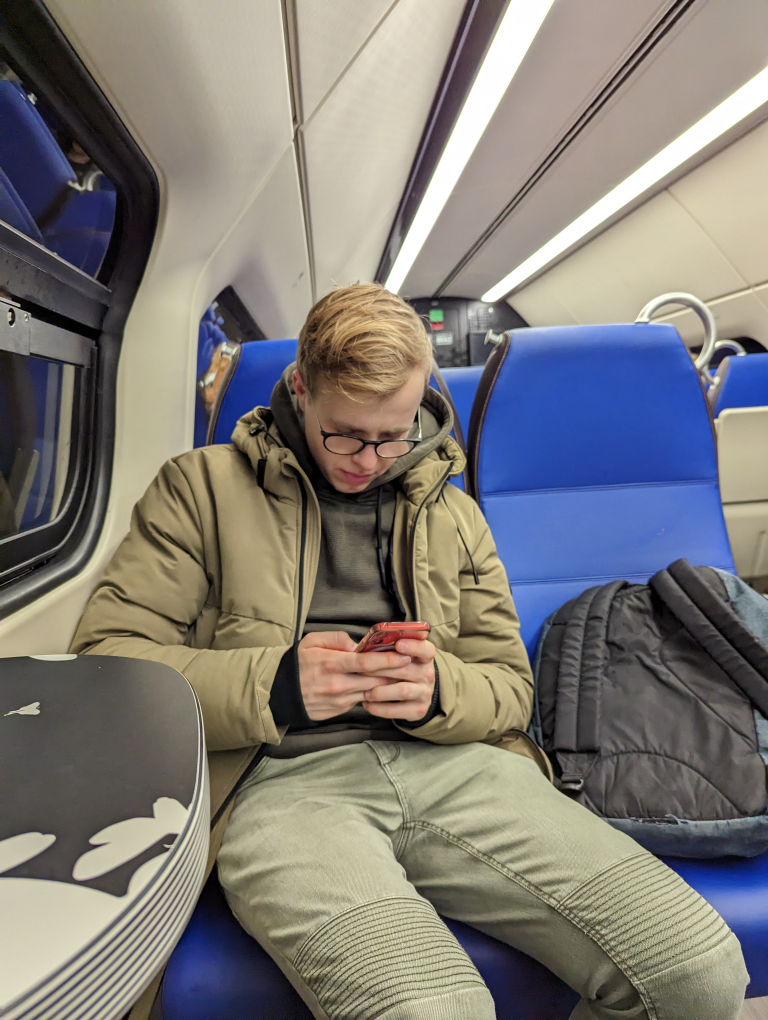
#> input picture vision_3/Toets_Oefenen/Daantje.jpg, 3072 x 4080 px (shown at 1/4 size)
$ python Vraag_8_18_tm_20.py
#> lines starting #> are read from the running program, lines starting #| are printed output that depends on the picture; long printed decimals are rounded

#Een afbeeldign bestaat uit grijswaarde waarvan de laagste waarde 64 is en hoogste 255
#De helderheid van de afbeelding wordt verhoogt oor alle pixelwaarde met 1.5 te vermedigvuldigen
#%% Opdracht 18
import cv2
import numpy as np
import matplotlib.pyplot as plt
import typing

#inlezen afbeelding
Orginele_Afbeelding = cv2.imread('Daantje.jpg', cv2.IMREAD_GRAYSCALE)
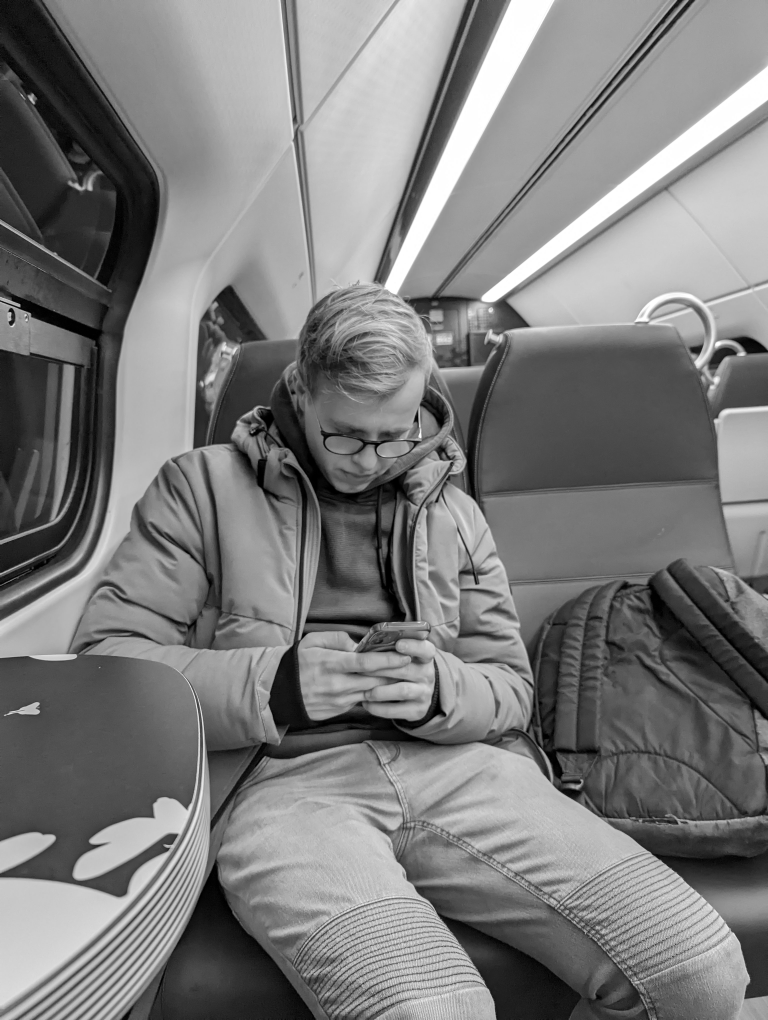
#> Orginele_Afbeelding: shape (4080, 3072) (shown at 1/4 size); min 0, max 255, mean 124.3

#Herformateren van afbeelding zodat we het kunnen zien
Orginele_Afbeelding = cv2.resize(Orginele_Afbeelding,(307,408))
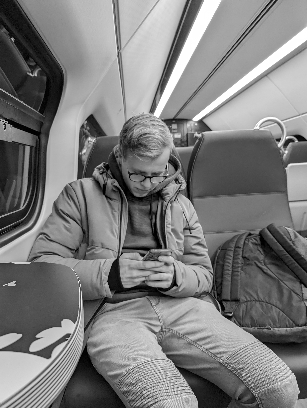
#> Orginele_Afbeelding: shape (408, 307); min 0, max 255, mean 124.3

#afbeelding limiten zetten van min 64 en max 255
Bewerkte_Afbeelding = np.clip(Orginele_Afbeelding, 64, 255)
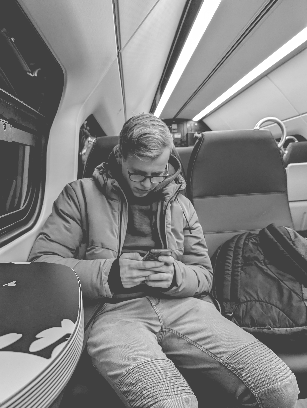
#> Bewerkte_Afbeelding: shape (408, 307); min 64, max 255, mean 129.2

#Afbeelding maal 1.5
Bewerkte_Afbeelding_maal_1_5 = cv2.convertScaleAbs(Bewerkte_Afbeelding, alpha = 1.5)
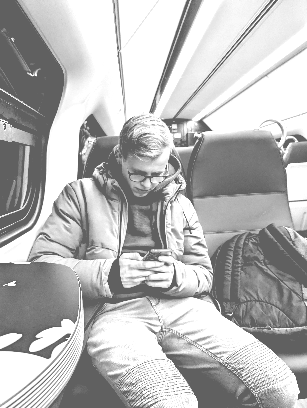
#> Bewerkte_Afbeelding_maal_1_5: shape (408, 307); min 96, max 255, mean 183.4

#Afbeelding geedeeld door 1.5
Bewerkte_Afbeelding_gedeeld_door_1_5 = cv2.convertScaleAbs(Bewerkte_Afbeelding_maal_1_5, alpha = 1/1.5)
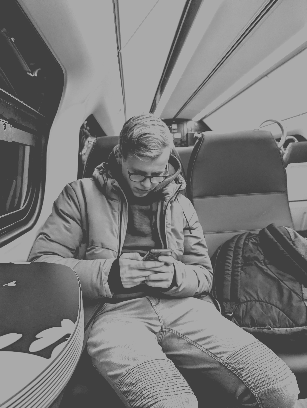
#> Bewerkte_Afbeelding_gedeeld_door_1_5: shape (408, 307); min 64, max 170, mean 122.3

Histogram_Orginele_Afbeelding = cv2.calcHist([Orginele_Afbeelding],[0],None,[256],[0,256])
#> Histogram_Orginele_Afbeelding = 256 values, max 1421 at index 79, min 4 at index 246, mean 489.3
Histogram_Bewerkte_Afbeelding = cv2.calcHist([Bewerkte_Afbeelding],[0],None,[256],[0,256])
#> Histogram_Bewerkte_Afbeelding = 256 values, max 23030 at index 64, min 0 at index 0, mean 489.3
Histogram_Bewerkte_Afbeelding_maal_1_5 = cv2.calcHist([Bewerkte_Afbeelding_maal_1_5],[0],None,[256],[0,256])
#> Histogram_Bewerkte_Afbeelding_maal_1_5 = 256 values, max 33716 at index 255, min 0 at index 0, mean 489.3
Histogram_Bewerkte_Afbeelding_gedeeld_door_1_5 = cv2.calcHist([Bewerkte_Afbeelding_gedeeld_door_1_5],[0],None,[256],[0,256])
#> Histogram_Bewerkte_Afbeelding_gedeeld_door_1_5 = 256 values, max 33716 at index 170, min 0 at index 0, mean 489.3


#Histogram maken voor alle afbeeldingen
fig, axs = plt.subplots(1,4)
axs[0].hist(Orginele_Afbeelding.ravel(),256,[0,256], color = 'red')
axs[0].set_title('Hist Orgineel')
axs[1].hist(Bewerkte_Afbeelding.ravel(),256,[0,256], color = 'blue')
axs[1].set_title('Hist Bewerkt')
axs[2].hist(Bewerkte_Afbeelding_maal_1_5.ravel(),256,[0,256], color = 'green')
axs[2].set_title('Hist *1.5 ')
axs[3].hist(Bewerkte_Afbeelding_gedeeld_door_1_5.ravel(),256,[0,256], color = 'orange')
axs[3].set_title('Hist *1.5 /1.5')


cv2.imshow('Orginele Afbeelding', Orginele_Afbeelding)
cv2.imshow('Bewerkte Afbeelding', Bewerkte_Afbeelding)
cv2.imshow('Bewerkte *1.5 Afbeelding', Bewerkte_Afbeelding_maal_1_5)
cv2.imshow('Bewerkte /1.5 Afbeelding', Bewerkte_Afbeelding_gedeeld_door_1_5)

cv2.waitKey(0)
cv2.destroyAllWindows()

Afbeeldingen = [Orginele_Afbeelding,Bewerkte_Afbeelding,Bewerkte_Afbeelding_maal_1_5,Bewerkte_Afbeelding_gedeeld_door_1_5]

for i, afbeelding in enumerate(Afbeeldingen):
    min_intensity = np.min(afbeelding)
    max_intensity = np.max(afbeelding)
    epsilon = 1e-5 # a small value
    dynamic_range = max_intensity / (min_intensity + epsilon)

    print('Dynamische bereik van de {} afbeelding is'.format(i), dynamic_range)
    print('Minimaal = ',min_intensity)
    print('Maximaal = ',max_intensity)
#> this loop made 4 passes
#> (min_intensity, max_intensity, dynamic_range) on passes 1 to 4: (0, 255, 25500000), (64, 255, 3.98), (96, 255, 2.66), (64, 170, 2.66)
#| Dynamische bereik van de 0 afbeelding is 25500000.000
#| Minimaal =  0
#| Maximaal =  255
#| Dynamische bereik van de 1 afbeelding is 3.984
#| Minimaal =  64
#| Maximaal =  255
#| Dynamische bereik van de 2 afbeelding is 2.656
#| Minimaal =  96
#| Maximaal =  255
#| Dynamische bereik van de 3 afbeelding is 2.656
#> (further printed lines are left out)
# %%
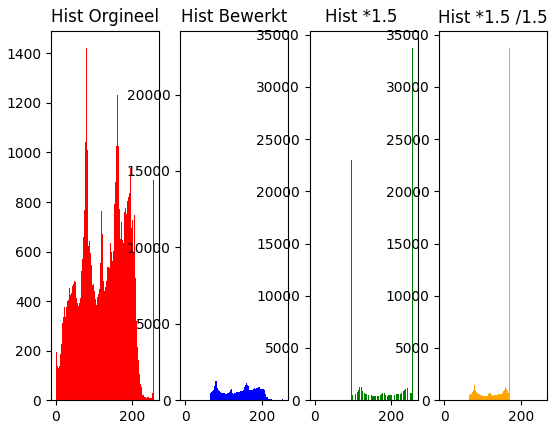
#> figure drawn by matplotlib, 4 panels; panel 1: tallest bar 1421 high, from x = 79 to 80; panel 2: tallest bar 23030 high, from x = 64 to 65; panel 3: tallest bar 33716 high, from x = 255 to 256; panel 4: tallest bar 33716 high, from x = 170 to 171
